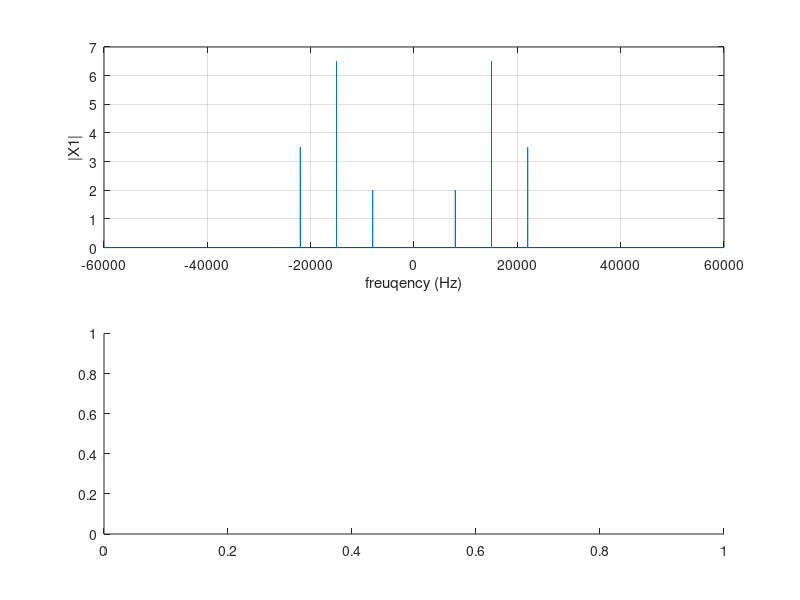

The MATLAB source for this figure: (Note: this script raises an error after producing the figure.)
N=30000;          % number of points
n=0:N-1;              % n index 
x = 4*cos( 2*pi*8000*n ) + 13*cos( 2*pi*15000*n ) + 7*cos( 2*pi*22000*n );
fs1=120e3;               % sampling frequency 1 (25 kHz)
x1=4*cos( 2*pi*8000*n/fs1 ) + 13*cos( 2*pi*15000*n/fs1 ) + 7*cos( 2*pi*22000*n/fs1 );          
% x is sampled using fs1 = x1[n] 
f1=[-N/2:N/2-1]*(fs1/N);          % frequency index for x1
figure(2) 
subplot(211); plot(f1, abs(fftshift(fft(x1))/length(x1)));    % plot magnitude spectrum of x1
grid; ylabel('|X1|'); xlabel('freuqency (Hz)'); 

fs2=12e3;         % sampling frequency 2 (200 kHz)
x1=4*cos( 2*pi*8000*n/fs2 ) + 13*cos( 2*pi*15000*n/fs2 ) + 7*cos( 2*pi*22000*n/fs2 ); 
f2=[-N/2:N/2-1]*(fs2/N);          % frequency index for x2 
            
subplot(212); plot(f2, abs(fftshift(fft(x2))/length(x2)));    % plot magnitude spectrum of x2
grid; ylabel('|X2|'); xlabel('freuqency (Hz)'); 